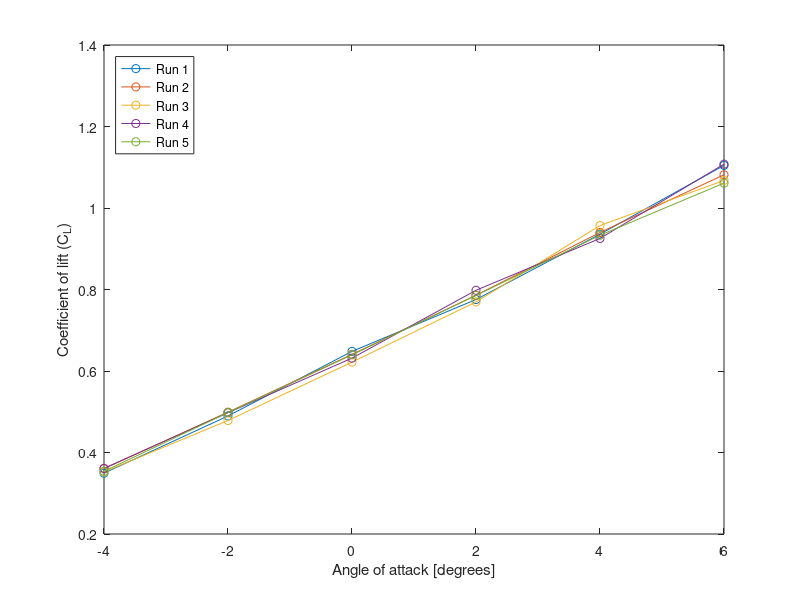
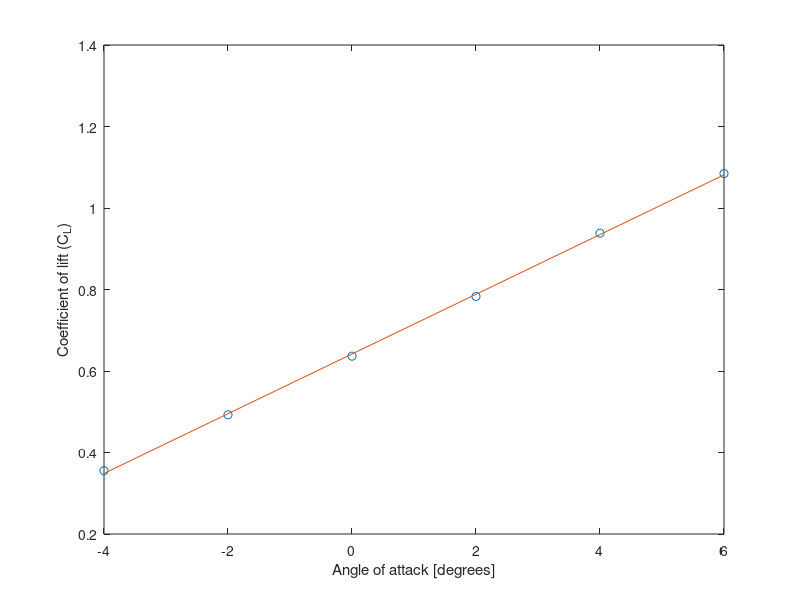

Recreate these plots in MATLAB, in order.
%% Solution to Wright Flyer Wind Tunnel Test II exercise

%% 1. Load data

load wrightWindTunnel

%% 2. Calculate coefficient of lift

A = 510;
CL = lift./(A*Pd);

%% 3. Plot coefficient of lift 

figure
plot(alpha,CL,'o-')
xlabel('Angle of attack [degrees]')
ylabel('Coefficient of lift (C_L)')
legend('Run 1','Run 2','Run 3','Run 4','Run 5','Location','NorthWest')

%% 4. Calculate mean coefficient of lift

avgCL = mean(CL,2);

%% 5. Create scatter plot and use basic fitting tool

figure
plot(alpha,avgCL,'o')
xlabel('Angle of attack [degrees]')
ylabel('Coefficient of lift (C_L)')

% Programmatic version of Basic Fitting Tool
c = polyfit(alpha,avgCL',1);
fitAvgCL = polyval(c,alpha);
hold on
plot(alpha,fitAvgCL)
hold off
